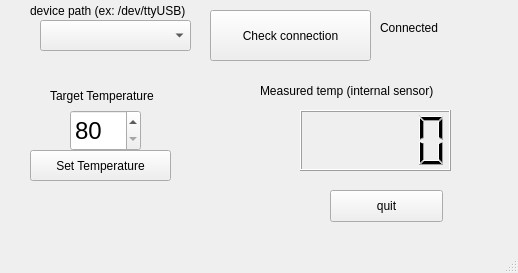
<?xml version="1.0" encoding="UTF-8"?>
<ui version="4.0">
 <class>MainWindow</class>
 <widget class="QMainWindow" name="MainWindow">
  <property name="geometry">
   <rect>
    <x>0</x>
    <y>0</y>
    <width>518</width>
    <height>273</height>
   </rect>
  </property>
  <property name="windowTitle">
   <string>MainWindow</string>
  </property>
  <widget class="QWidget" name="centralwidget">
   <widget class="QPushButton" name="pushButton1">
    <property name="geometry">
     <rect>
      <x>210</x>
      <y>10</y>
      <width>161</width>
      <height>51</height>
     </rect>
    </property>
    <property name="text">
     <string>Check connection</string>
    </property>
   </widget>
   <widget class="QLabel" name="label1">
    <property name="geometry">
     <rect>
      <x>260</x>
      <y>80</y>
      <width>201</width>
      <height>21</height>
     </rect>
    </property>
    <property name="text">
     <string>Measured temp (internal sensor)</string>
    </property>
   </widget>
   <widget class="QLabel" name="label">
    <property name="geometry">
     <rect>
      <x>30</x>
      <y>0</y>
      <width>191</width>
      <height>21</height>
     </rect>
    </property>
    <property name="text">
     <string>device path (ex: /dev/ttyUSB)</string>
    </property>
   </widget>
   <widget class="QLCDNumber" name="TempDisplay">
    <property name="geometry">
     <rect>
      <x>300</x>
      <y>110</y>
      <width>151</width>
      <height>61</height>
     </rect>
    </property>
    <property name="palette">
     <palette>
      <active>
       <colorrole role="Button">
        <brush brushstyle="SolidPattern">
         <color alpha="255">
          <red>255</red>
          <green>0</green>
          <blue>0</blue>
         </color>
        </brush>
       </colorrole>
       <colorrole role="Base">
        <brush brushstyle="SolidPattern">
         <color alpha="255">
          <red>219</red>
          <green>216</green>
          <blue>193</blue>
         </color>
        </brush>
       </colorrole>
      </active>
      <inactive>
       <colorrole role="Button">
        <brush brushstyle="SolidPattern">
         <color alpha="255">
          <red>255</red>
          <green>0</green>
          <blue>0</blue>
         </color>
        </brush>
       </colorrole>
       <colorrole role="Base">
        <brush brushstyle="SolidPattern">
         <color alpha="255">
          <red>219</red>
          <green>216</green>
          <blue>193</blue>
         </color>
        </brush>
       </colorrole>
      </inactive>
      <disabled>
       <colorrole role="Button">
        <brush brushstyle="SolidPattern">
         <color alpha="255">
          <red>255</red>
          <green>0</green>
          <blue>0</blue>
         </color>
        </brush>
       </colorrole>
       <colorrole role="Base">
        <brush brushstyle="SolidPattern">
         <color alpha="255">
          <red>236</red>
          <green>236</green>
          <blue>236</blue>
         </color>
        </brush>
       </colorrole>
      </disabled>
     </palette>
    </property>
    <property name="font">
     <font>
      <pointsize>24</pointsize>
     </font>
    </property>
   </widget>
   <widget class="QLabel" name="label_2">
    <property name="geometry">
     <rect>
      <x>380</x>
      <y>20</y>
      <width>71</width>
      <height>16</height>
     </rect>
    </property>
    <property name="text">
     <string>Connected</string>
    </property>
   </widget>
   <widget class="QLabel" name="label_3">
    <property name="geometry">
     <rect>
      <x>50</x>
      <y>80</y>
      <width>141</width>
      <height>31</height>
     </rect>
    </property>
    <property name="text">
     <string>Target Temperature</string>
    </property>
   </widget>
   <widget class="QSpinBox" name="settempbox">
    <property name="geometry">
     <rect>
      <x>70</x>
      <y>110</y>
      <width>71</width>
      <height>41</height>
     </rect>
    </property>
    <property name="font">
     <font>
      <pointsize>18</pointsize>
     </font>
    </property>
    <property name="minimum">
     <number>80</number>
    </property>
    <property name="maximum">
     <number>300</number>
    </property>
   </widget>
   <widget class="QComboBox" name="comboBox">
    <property name="geometry">
     <rect>
      <x>40</x>
      <y>20</y>
      <width>151</width>
      <height>31</height>
     </rect>
    </property>
   </widget>
   <widget class="QPushButton" name="settempbutton">
    <property name="geometry">
     <rect>
      <x>30</x>
      <y>150</y>
      <width>141</width>
      <height>31</height>
     </rect>
    </property>
    <property name="text">
     <string>Set Temperature</string>
    </property>
   </widget>
   <widget class="QPushButton" name="quitbutton">
    <property name="geometry">
     <rect>
      <x>330</x>
      <y>190</y>
      <width>113</width>
      <height>32</height>
     </rect>
    </property>
    <property name="text">
     <string>quit</string>
    </property>
   </widget>
  </widget>
  <widget class="QMenuBar" name="menubar">
   <property name="geometry">
    <rect>
     <x>0</x>
     <y>0</y>
     <width>518</width>
     <height>22</height>
    </rect>
   </property>
  </widget>
  <widget class="QStatusBar" name="statusbar"/>
 </widget>
 <resources/>
 <connections/>
</ui>
